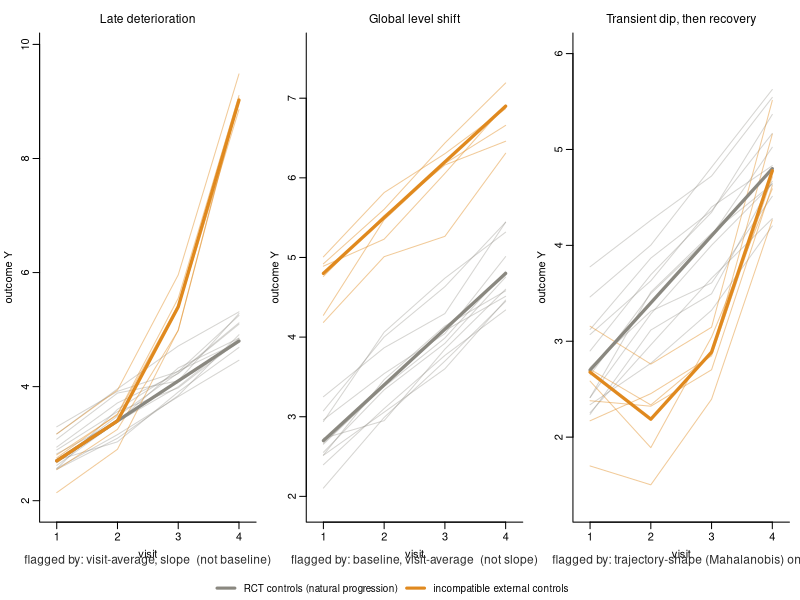

R code for this plot:
# fig_long.R  ->  fig_long.pdf
# Why screening must be longitudinal, and why the score must match the drift shape.
# Three incompatibility patterns; RCT controls (gray) follow a linear natural progression,
# a few external controls (amber) depart from it in different ways. Each pattern is caught
# by a DIFFERENT estimand/contrast -- motivating the estimand-aligned longitudinal score.
set.seed(7L)
gray <- "#8A8880"; amber <- "#E0891E"; ink <- "#2B2B2B"
tr <- function(c, a) adjustcolor(c, alpha.f = a)
tt <- 1:4
mc  <- function(t) 2 + 0.7 * t                       # control natural progression (linear)
gen <- function(mfun, n, sdI = 0.30, sdE = 0.18) {   # subjects = random intercept + visit noise
  t(sapply(seq_len(n), function(i) mfun(tt) + rnorm(1, 0, sdI) + rnorm(4, 0, sdE)))
}
panels <- list(
  list(mi = function(t) 2 + 0.7 * t + 1.3 * pmax(t - 2, 0)^1.7,
       ttl = "Late deterioration", note = "flagged by: visit-average, slope  (not baseline)"),
  list(mi = function(t) 2 + 0.7 * t + 2.1,
       ttl = "Global level shift", note = "flagged by: baseline, visit-average  (not slope)"),
  list(mi = function(t) 2 + 0.7 * t - 2.0 * exp(-((t - 2.5)^2) / 0.5),
       ttl = "Transient dip, then recovery", note = "flagged by: trajectory-shape (Mahalanobis) only"))

pdf("fig_long.pdf", width = 10.4, height = 3.5, pointsize = 10)
par(mfrow = c(1, 3), oma = c(2.3, 0, 0.3, 0), mar = c(3.6, 3.0, 2.2, 0.8), mgp = c(1.9, 0.6, 0))
for (p in panels) {
  Yc <- gen(mc, 12); Yi <- gen(p$mi, 6)
  yl <- range(Yc, Yi) + c(-0.2, 0.4)
  plot(NA, xlim = c(0.85, 4.15), ylim = yl, xlab = "visit", ylab = "outcome Y",
       xaxt = "n", bty = "l", main = p$ttl, font.main = 1, cex.main = 1.1)
  axis(1, at = tt)
  for (i in 1:nrow(Yc)) lines(tt, Yc[i, ], col = tr(gray, 0.35), lwd = 1)
  for (i in 1:nrow(Yi)) lines(tt, Yi[i, ], col = tr(amber, 0.45), lwd = 1)
  lines(tt, mc(tt), col = gray, lwd = 3.2)
  lines(tt, p$mi(tt), col = amber, lwd = 3.2)
  mtext(p$note, side = 1, line = 2.35, cex = 0.72, col = ink)
}
par(fig = c(0, 1, 0, 1), oma = c(0, 0, 0, 0), mar = c(0, 0, 0, 0), new = TRUE); plot.new()
legend("bottom", horiz = TRUE, bty = "n", cex = 0.9, lwd = 3,
       col = c(gray, amber), legend = c("RCT controls (natural progression)", "incompatible external controls"))
dev.off()
cat("wrote fig_long.pdf\n")
